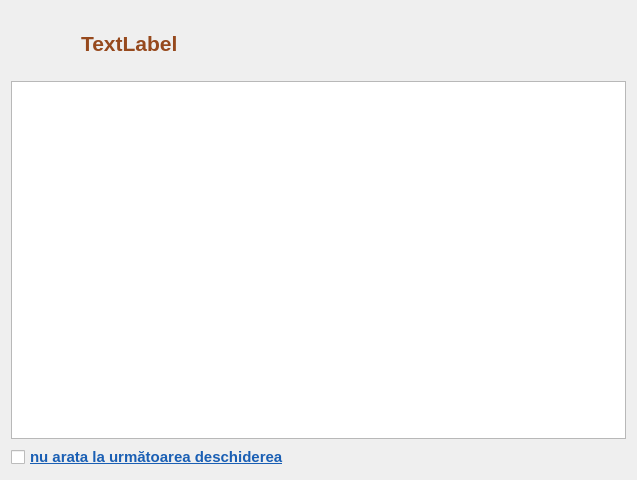
<?xml version="1.0" encoding="UTF-8"?>
<ui version="4.0">
 <class>InfoWindow</class>
 <widget class="QDialog" name="InfoWindow">
  <property name="geometry">
   <rect>
    <x>0</x>
    <y>0</y>
    <width>637</width>
    <height>480</height>
   </rect>
  </property>
  <property name="maximumSize">
   <size>
    <width>16777215</width>
    <height>16777215</height>
   </size>
  </property>
  <property name="font">
   <font>
    <family>Segoe UI</family>
    <pointsize>10</pointsize>
   </font>
  </property>
  <property name="windowTitle">
   <string>Informația suplimentară</string>
  </property>
  <layout class="QGridLayout" name="gridLayout">
   <item row="2" column="0" colspan="3">
    <widget class="QCheckBox" name="notShow">
     <property name="font">
      <font>
       <family>Segoe UI</family>
       <pointsize>11</pointsize>
       <bold>true</bold>
       <underline>true</underline>
      </font>
     </property>
     <property name="styleSheet">
      <string notr="true">color: rgb(26, 95, 180);</string>
     </property>
     <property name="text">
      <string>nu arata la următoarea deschiderea</string>
     </property>
    </widget>
   </item>
   <item row="1" column="0" colspan="3">
    <widget class="QTextBrowser" name="textBrowser">
     <property name="font">
      <font>
       <family>Segoe UI</family>
       <pointsize>12</pointsize>
      </font>
     </property>
     <property name="styleSheet">
      <string notr="true">color:#a6a6a6;</string>
     </property>
    </widget>
   </item>
   <item row="0" column="0">
    <widget class="QLabel" name="label_image">
     <property name="minimumSize">
      <size>
       <width>64</width>
       <height>64</height>
      </size>
     </property>
     <property name="maximumSize">
      <size>
       <width>64</width>
       <height>64</height>
      </size>
     </property>
     <property name="text">
      <string/>
     </property>
     <property name="pixmap">
      <pixmap resource="resource.qrc">:/img/user_manual.png</pixmap>
     </property>
     <property name="scaledContents">
      <bool>true</bool>
     </property>
    </widget>
   </item>
   <item row="0" column="1" colspan="2">
    <widget class="QLabel" name="txt_title">
     <property name="font">
      <font>
       <family>Segoe UI</family>
       <pointsize>16</pointsize>
       <bold>true</bold>
      </font>
     </property>
     <property name="styleSheet">
      <string notr="true">color: rgb(150, 73, 29);</string>
     </property>
     <property name="text">
      <string>TextLabel</string>
     </property>
    </widget>
   </item>
  </layout>
 </widget>
 <resources>
  <include location="resource.qrc"/>
 </resources>
 <connections/>
</ui>
